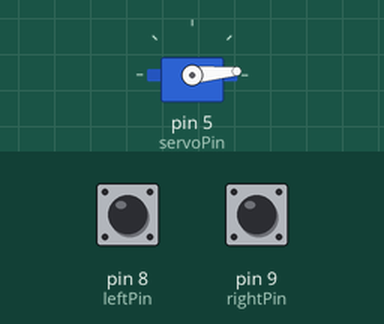
Bench run of a program on a simulated Arduino Mega 2560, built with avr-gcc and run on an emulated ATmega2560. Shown: servo. Inputs (shaded band) come from the test bench; at power-on: pin 8 (leftPin) HIGH, pin 9 (rightPin) HIGH.

Above: at 1.2 s.
1.3 s: pin 8 (leftPin) pulled LOW for 1 s
At 3.2 s:
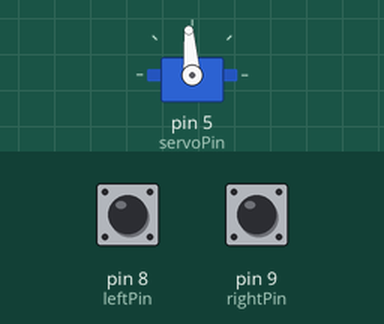
3.8 s: pin 8 (leftPin) pulled LOW for 3.2 s
At 5.5 s:
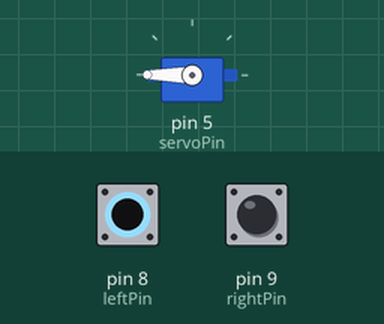
8.5 s: pin 9 (rightPin) pulled LOW for 3.2 s
At 8.77 s:
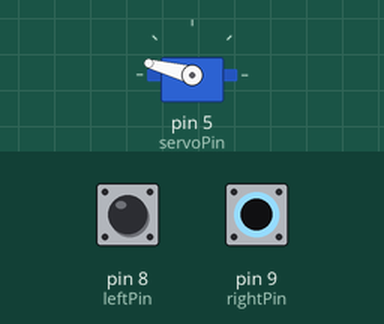
Timing chart, 0 to 11.9 s (numbered marks = the images above; inputs shaded):
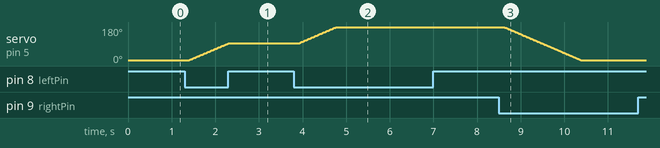

The program:

main.cpp
```cpp
#include <Arduino.h>
#include <Servo.h>

Servo myServo;
const byte servoPin = 5;
const byte leftPin = 8;
const byte rightPin = 9;

int currentAngle = 5;
unsigned int lastTimePressed = millis();
unsigned int lastTimeLetOff = millis();
unsigned int debounceDelay = 200;
int currentState = 0;

// 0 - 100
int speed = 90;

// put function declarations here:
void moveLeft(int degrees);
void moveRight(int degrees);

void setup() {
  Serial.begin(9600);

  myServo.attach(5);
  // set initial position
  myServo.write(5);

  pinMode(servoPin, OUTPUT);
  pinMode(leftPin, INPUT_PULLUP);
  pinMode(rightPin, INPUT_PULLUP);
}

void loop() {
  // put your main code here, to run repeatedly:
  // if the button has been pressed down
  if (millis() - lastTimePressed > debounceDelay) {
    currentState = 1;
    // if the button has not been released
    if (millis() - lastTimeLetOff > debounceDelay) {
      while (digitalRead(leftPin) == LOW) {
        moveLeft(1);
        delay(100 - speed);
      }
      while (digitalRead(rightPin) == LOW) {
        moveRight(1);
        delay(100 - speed);
      }
      lastTimeLetOff = millis();
    }
    lastTimePressed = millis();
  }
}

void moveLeft(int degrees) {
  currentAngle += degrees;
  if (currentAngle > 180) {
    currentAngle = 180;
  }
  myServo.write(currentAngle);
}

void moveRight(int degrees) {
  currentAngle -= degrees;
  if (currentAngle < 5) {
    currentAngle = 5;
  }
  myServo.write(currentAngle);
}
```

Measured:
- after the input at 1.3 s, servo on pin 5 (servoPin): moves from 5° to 94° over 0.89 s, starting after 0.11 s
- after the input at 3.8 s, servo on pin 5 (servoPin): moves from 94° to 180° over 0.86 s, starting after 0.11 s
- after the input at 8.5 s, servo on pin 5 (servoPin): moves from 180° to 5° over 1.8 s, starting after 0.12 s
